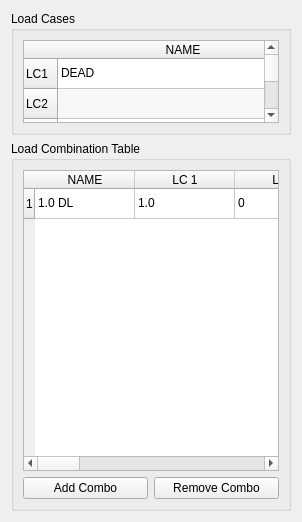
         <widget class="QWidget" name="Load_Cases">
          <attribute name="title">
           <string>Load Cases</string>
          </attribute>
          <layout class="QGridLayout" name="gridLayout_6" rowstretch="1,3" rowminimumheight="1,2">
           <item row="0" column="0">
            <widget class="QGroupBox" name="groupBox_15">
             <property name="title">
              <string>Load Cases</string>
             </property>
             <layout class="QGridLayout" name="gridLayout_5">
              <item row="0" column="0">
               <widget class="QTableWidget" name="LoadCase_Table_Widget">
                <property name="enabled">
                 <bool>true</bool>
                </property>
                <property name="editTriggers">
                 <set>QAbstractItemView::AllEditTriggers</set>
                </property>
                <property name="alternatingRowColors">
                 <bool>true</bool>
                </property>
                <property name="selectionBehavior">
                 <enum>QAbstractItemView::SelectRows</enum>
                </property>
                <attribute name="horizontalHeaderMinimumSectionSize">
                 <number>50</number>
                </attribute>
                <attribute name="horizontalHeaderDefaultSectionSize">
                 <number>250</number>
                </attribute>
                <attribute name="verticalHeaderDefaultSectionSize">
                 <number>30</number>
                </attribute>
                <row>
                 <property name="text">
                  <string>LC1</string>
                 </property>
                </row>
                <row>
                 <property name="text">
                  <string>LC2</string>
                 </property>
                </row>
                <row>
                 <property name="text">
                  <string>LC3</string>
                 </property>
                </row>
                <row>
                 <property name="text">
                  <string>LC4</string>
                 </property>
                </row>
                <row>
                 <property name="text">
                  <string>LC5</string>
                 </property>
                </row>
                <row>
                 <property name="text">
                  <string>LC6</string>
                 </property>
                </row>
                <row>
                 <property name="text">
                  <string>LC7</string>
                 </property>
                </row>
                <row>
                 <property name="text">
                  <string>LC8</string>
                 </property>
                </row>
                <row>
                 <property name="text">
                  <string>LC9</string>
                 </property>
                </row>
                <row>
                 <property name="text">
                  <string>LC10</string>
                 </property>
                </row>
                <column>
                 <property name="text">
                  <string>NAME</string>
                 </property>
                </column>
                <item row="0" column="0">
                 <property name="text">
                  <string>DEAD</string>
                 </property>
                </item>
                <item row="1" column="0">
                 <property name="text">
                  <string/>
                 </property>
                </item>
                <item row="2" column="0">
                 <property name="text">
                  <string/>
                 </property>
                </item>
                <item row="3" column="0">
                 <property name="text">
                  <string/>
                 </property>
                </item>
                <item row="4" column="0">
                 <property name="text">
                  <string/>
                 </property>
                </item>
                <item row="5" column="0">
                 <property name="text">
                  <string/>
                 </property>
                </item>
                <item row="6" column="0">
                 <property name="text">
                  <string/>
                 </property>
                </item>
                <item row="7" column="0">
                 <property name="text">
                  <string/>
                 </property>
                </item>
                <item row="8" column="0">
                 <property name="text">
                  <string/>
                 </property>
                </item>
                <item row="9" column="0">
                 <property name="text">
                  <string/>
                 </property>
                </item>
               </widget>
              </item>
             </layout>
            </widget>
           </item>
           <item row="1" column="0">
            <widget class="QGroupBox" name="groupBox_16">
             <property name="title">
              <string>Load Combination Table</string>
             </property>
             <layout class="QVBoxLayout" name="verticalLayout_15">
              <item>
               <widget class="QTableWidget" name="Load_Combo_Table_Widget">
                <property name="editTriggers">
                 <set>QAbstractItemView::AllEditTriggers</set>
                </property>
                <property name="alternatingRowColors">
                 <bool>true</bool>
                </property>
                <row>
                 <property name="text">
                  <string>1</string>
                 </property>
                </row>
                <column>
                 <property name="text">
                  <string>NAME</string>
                 </property>
                </column>
                <column>
                 <property name="text">
                  <string>LC 1</string>
                 </property>
                </column>
                <column>
                 <property name="text">
                  <string>LC 2</string>
                 </property>
                </column>
                <column>
                 <property name="text">
                  <string>LC 3</string>
                 </property>
                </column>
                <column>
                 <property name="text">
                  <string>LC 4</string>
                 </property>
                </column>
                <column>
                 <property name="text">
                  <string>LC 5</string>
                 </property>
                </column>
                <column>
                 <property name="text">
                  <string>LC 6</string>
                 </property>
                </column>
                <column>
                 <property name="text">
                  <string>LC 7</string>
                 </property>
                </column>
                <column>
                 <property name="text">
                  <string>LC 8</string>
                 </property>
                </column>
                <column>
                 <property name="text">
                  <string>LC 9</string>
                 </property>
                </column>
                <column>
                 <property name="text">
                  <string>LC 10</string>
                 </property>
                </column>
                <item row="0" column="0">
                 <property name="text">
                  <string>1.0 DL</string>
                 </property>
                </item>
                <item row="0" column="1">
                 <property name="text">
                  <string>1.0</string>
                 </property>
                </item>
                <item row="0" column="2">
                 <property name="text">
                  <string>0</string>
                 </property>
                </item>
                <item row="0" column="3">
                 <property name="text">
                  <string>0</string>
                 </property>
                </item>
                <item row="0" column="4">
                 <property name="text">
                  <string>0</string>
                 </property>
                </item>
                <item row="0" column="5">
                 <property name="text">
                  <string>0</string>
                 </property>
                </item>
                <item row="0" column="6">
                 <property name="text">
                  <string>0</string>
                 </property>
                </item>
                <item row="0" column="7">
                 <property name="text">
                  <string>0</string>
                 </property>
                </item>
                <item row="0" column="8">
                 <property name="text">
                  <string>0</string>
                 </property>
                </item>
                <item row="0" column="9">
                 <property name="text">
                  <string>0</string>
                 </property>
                </item>
                <item row="0" column="10">
                 <property name="text">
                  <string>0</string>
                 </property>
                </item>
               </widget>
              </item>
              <item>
               <layout class="QGridLayout" name="gridLayout">
                <item row="0" column="1">
                 <widget class="QPushButton" name="Remove_Load_Combo_Button">
                  <property name="text">
                   <string>Remove Combo</string>
                  </property>
                 </widget>
                </item>
                <item row="0" column="0">
                 <widget class="QPushButton" name="Add_Load_Combo_Button">
                  <property name="text">
                   <string>Add Combo</string>
                  </property>
                 </widget>
                </item>
               </layout>
              </item>
             </layout>
            </widget>
           </item>
          </layout>
         </widget>
